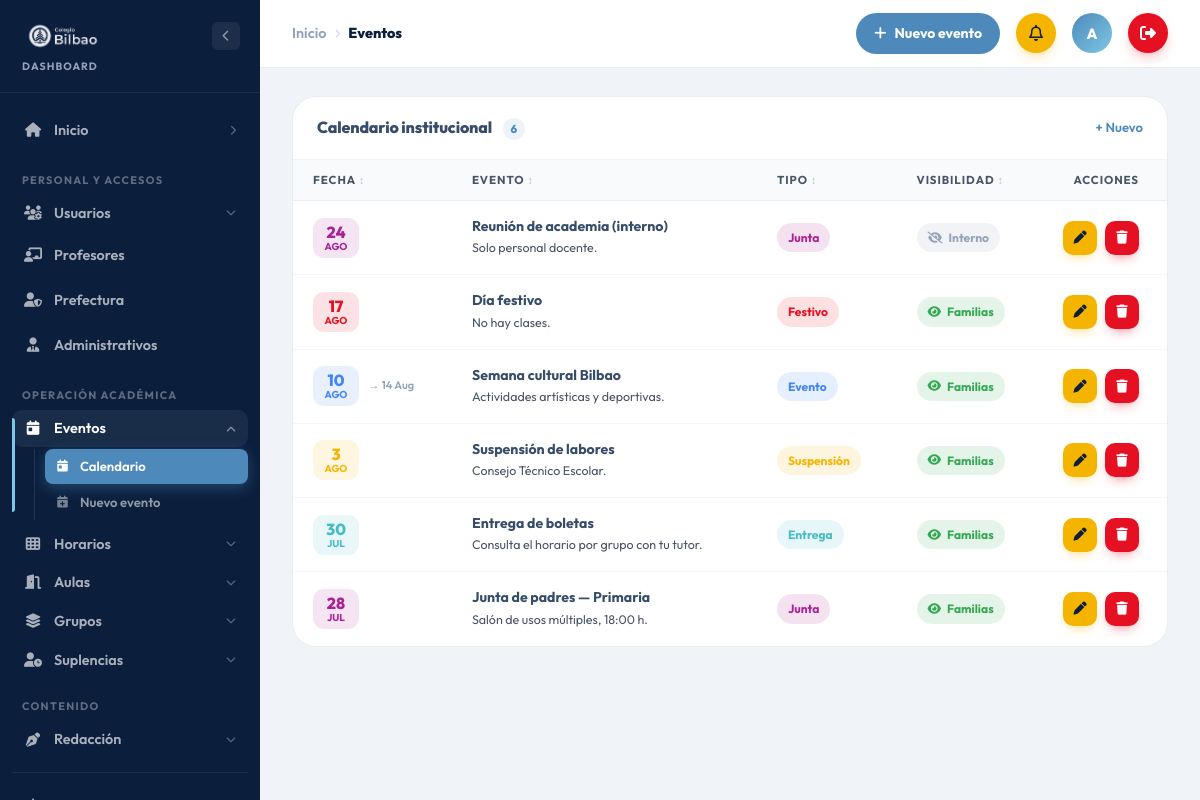
/dashboard/eventos (signed in), run on the app's committed database.
### tables this page shows
CREATE TABLE eventos (
    id          INT UNSIGNED NOT NULL AUTO_INCREMENT,
    fecha       DATE         NOT NULL,
    fecha_fin   DATE         NULL,
    tipo        ENUM('festivo','evento','junta','entrega','suspension') NOT NULL DEFAULT 'evento',
    titulo      VARCHAR(160) NOT NULL,
    descripcion TEXT         NULL,
    publico     TINYINT(1)   NOT NULL DEFAULT 1,    
    creado_en   TIMESTAMP    NOT NULL DEFAULT CURRENT_TIMESTAMP,
    PRIMARY KEY (id),
    KEY idx_fecha (fecha)
);

### views/blog/eventos/index.php (the view, shortened to what the rows shown need)
<?php
$tipoLabel = \Model\Evento::TIPO_LABEL;
$tipoColor = ['festivo' => '#e51022', 'evento' => '#4285f4', 'junta' => '#aa2296', 'entrega' => '#46bdc6', 'suspension' => '#f5b400'];
$mesesEs = ['Ene','Feb','Mar','Abr','May','Jun','Jul','Ago','Sep','Oct','Nov','Dic'];
?>
<div class="admin-layout">
    <div class="admin-main">
        <main class="admin-content">
            <div class="admin-panel">
                <div class="admin-panel__header">
                    <h2 class="admin-panel__title">Calendario institucional <span class="admin-panel__count"><?= count($eventos ?? []) ?></span></h2>
                </div>
                <?php if (empty($eventos)): ?>
                <div class="admin-empty-state" style="padding:40px;">
                    <img src="/build/assets/img/alex/alex-point.png" alt="Alex" class="admin-empty-state__img">
                    <p class="admin-empty-state__text">Aún no hay eventos. Crea el primero para que aparezca en el calendario de Familias.</p>
                    <a href="/dashboard/eventos/crear" class="admin-btn admin-btn--primary"><i class="fa-solid fa-calendar-plus"></i> Nuevo evento</a>
                </div>
                <?php else: ?>
                <div class="ev-scroll">
                    <table class="admin-table" data-table data-table-per="10" data-table-noun="eventos">
                        <thead><tr>
                            <th data-sort="date">Fecha</th>
                            <th data-sort="text">Evento</th>
                            <th data-sort="text">Tipo</th>
                            <th data-sort="text">Visibilidad</th>
                            <th class="ev-col-act">Acciones</th>
                        </tr></thead>
                        <tbody>
                        <?php foreach ($eventos as $i => $e): $ts = strtotime($e->fecha); $col = $tipoColor[$e->tipo] ?? '#94a3b8'; ?>
                            <tr data-pager-item<?= $i >= 10 ? ' class="is-hidden"' : '' ?>>
                                <td data-val="<?= s($e->fecha) ?>">
                                    <div class="ev-datecell" style="--c:<?= $col ?>;">
                                        <span class="ev-date">
                                            <strong class="ev-date__d"><?= (int)date('d', $ts) ?></strong>
                                            <span class="ev-date__mo"><?= $mesesEs[(int)date('n', $ts) - 1] ?></span>
                                        </span>
                                        <?php if ($e->fecha_fin && $e->fecha_fin !== $e->fecha): ?><span class="ev-range">→ <?= date('d M', strtotime($e->fecha_fin)) ?></span><?php endif; ?>
                                    </div>
                                </td>
                                <td data-val="<?= s($e->titulo) ?>">
                                    <div class="admin-table__title"><?= s($e->titulo) ?></div>
                                    <?php if ($e->descripcion): ?><div class="admin-table__meta"><?= s($e->descripcion) ?></div><?php endif; ?>
                                </td>
                                <td data-val="<?= s($tipoLabel[$e->tipo] ?? $e->tipo) ?>"><span class="ev-badge" style="--c:<?= $col ?>;"><?= s($tipoLabel[$e->tipo] ?? $e->tipo) ?></span></td>
                                <td data-val="<?= (int)$e->publico === 1 ? 'Familias' : 'Interno' ?>">
                                    <?php if ((int)$e->publico === 1): ?>
                                        <span class="ev-badge ev-badge--publico"><i class="fa-solid fa-eye"></i> Familias</span>
                                    <?php else: ?>
                                        <span class="ev-badge ev-badge--interno"><i class="fa-solid fa-eye-slash"></i> Interno</span>
                                    <?php endif; ?>
                                </td>
                                <td class="ev-col-act">
                                    <div class="ev-actions">
                                        <a href="/dashboard/eventos/editar?id=<?= (int)$e->id ?>" class="admin-act admin-act--edit" title="Editar evento" aria-label="Editar evento"><i class="fa-solid fa-pen"></i></a>
                                        <button type="button" class="admin-act admin-act--del" title="Eliminar evento" aria-label="Eliminar evento" onclick="eventoEliminar(<?= (int)$e->id ?>, '<?= s(addslashes($e->titulo)) ?>')"><i class="fa-solid fa-trash"></i></button>
                                    </div>
                                </td>
                            </tr>
                        <?php endforeach; ?>
                        </tbody>
                    </table>
                </div>
                <?php endif; ?>
            </div>
        </main>
    </div>
</div>

### data on the page
eventos: fecha "24", fecha "AGO", titulo "Reunión de academia (interno)", descripcion "Solo personal docente.", tipo "Junta", publico 0 (drawn)
eventos: fecha "17", fecha "AGO", titulo "Día festivo", descripcion "No hay clases.", tipo "Festivo", publico 1 (drawn)
eventos: fecha "10", fecha "AGO", fecha_fin "14 Aug", titulo "Semana cultural Bilbao", descripcion "Actividades artísticas y deportivas.", tipo "Evento", publico 1 (drawn)
eventos: fecha "3", fecha "AGO", titulo "Suspensión de labores", descripcion "Consejo Técnico Escolar.", tipo "Suspensión", publico 1 (drawn)
eventos: fecha "30", fecha "JUL", titulo "Entrega de boletas", descripcion "Consulta el horario por grupo con tu tutor.", tipo "Entrega", publico 1 (drawn)
eventos: fecha "28", fecha "JUL", titulo "Junta de padres — Primaria", descripcion "Salón de usos múltiples, 18:00 h.", tipo "Junta", publico 1 (drawn)

### other printed values
$_cr['label'] "Inicio"
$_cr['label'] "Eventos"
$_g['label'] "PERSONAL Y ACCESOS"
$_m['nombre'] "Usuarios"
$_m['nombre'] "Profesores"
$_m['nombre'] "Prefectura"
$_m['nombre'] "Administrativos"
$_g['label'] "OPERACIÓN ACADÉMICA"
$_m['nombre'] "Eventos"
$_s['label'] "Calendario"
$_s['label'] "Nuevo evento"
$_m['nombre'] "Horarios"
$_m['nombre'] "Aulas"
$_m['nombre'] "Grupos"
$_m['nombre'] "Suplencias"
